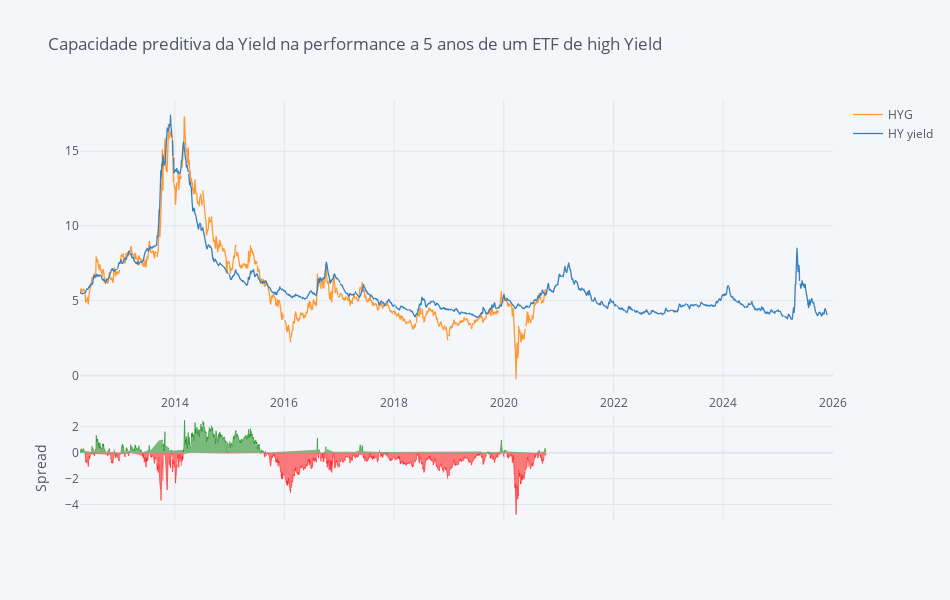

Notebook source saved alongside this figure:
### Code cell
data.loc['2012-04-10':].iplot(dimensions=(950, 600), kind='spread',
                              title='Capacidade preditiva da Yield na performance a 5 anos de um ETF de high Yield')

### Figure 1 — Plotly figure (JSON) as saved in the notebook; plotly's stock layout.template omitted (floating-point values rounded to 4 significant figures; data arrays with more than 128 entries replaced by an {"elided": "..."} marker saying what was removed)
{"data": [{"line": {"color": "rgba(255, 153, 51, 1.0)", "dash": "solid", "shape": "linear", "width": 1.3}, "mode": "lines", "name": "HYG", "text": "", "type": "scatter", "x": {"elided": "3583 str values"}, "y": {"elided": "3583 mixed values"}}, {"line": {"color": "rgba(55, 128, 191, 1.0)", "dash": "solid", "shape": "linear", "width": 1.3}, "mode": "lines", "name": "HY yield", "text": "", "type": "scatter", "x": {"elided": "3583 str values"}, "y": {"elided": "3583 mixed values"}}, {"connectgaps": false, "fill": "tozeroy", "line": {"color": "green", "dash": "solid", "shape": "linear", "width": 0.5}, "mode": "lines", "name": "Spread", "showlegend": false, "type": "scatter", "x": {"elided": "3583 str values"}, "xaxis": "x2", "y": {"elided": "3583 mixed values"}, "yaxis": "y2"}, {"connectgaps": false, "fill": "tozeroy", "line": {"color": "red", "dash": "solid", "shape": "linear", "width": 0.5}, "mode": "lines", "name": "Spread", "showlegend": false, "type": "scatter", "x": {"elided": "3583 str values"}, "xaxis": "x2", "y": {"elided": "3583 mixed values"}, "yaxis": "y2"}], "layout": {"height": 600, "hovermode": "x", "legend": {"bgcolor": "#F5F6F9", "font": {"color": "#4D5663"}}, "paper_bgcolor": "#F5F6F9", "plot_bgcolor": "#F5F6F9", "title": {"font": {"color": "#4D5663"}, "text": "Capacidade preditiva da Yield na performance a 5 anos de um ETF de high Yield"}, "width": 950, "xaxis": {"autorange": true, "gridcolor": "#E1E5ED", "range": ["2012-04-10", "2026-01-01"], "showgrid": true, "tickfont": {"color": "#4D5663"}, "title": {"font": {"color": "#4D5663"}, "text": ""}, "type": "date", "zerolinecolor": "#E1E5ED"}, "xaxis2": {"anchor": "y2", "autorange": true, "gridcolor": "#E1E5ED", "range": ["2012-04-10", "2026-01-01"], "showgrid": true, "showticklabels": false, "tickfont": {"color": "#4D5663"}, "title": {"font": {"color": "#4D5663"}, "text": ""}, "type": "date", "zerolinecolor": "#E1E5ED"}, "yaxis": {"autorange": true, "domain": [0.3, 1], "gridcolor": "#E1E5ED", "range": [-1.245, 18.43], "showgrid": true, "tickfont": {"color": "#4D5663"}, "title": {"font": {"color": "#4D5663"}, "text": ""}, "type": "linear", "zerolinecolor": "#E1E5ED"}, "yaxis2": {"autorange": true, "domain": [0, 0.25], "gridcolor": "#E1E5ED", "range": [-5.196, 2.907], "showgrid": true, "tickfont": {"color": "#4D5663"}, "title": {"font": {"color": "#4D5663"}, "text": "Spread"}, "type": "linear", "zerolinecolor": "#E1E5ED"}}}
